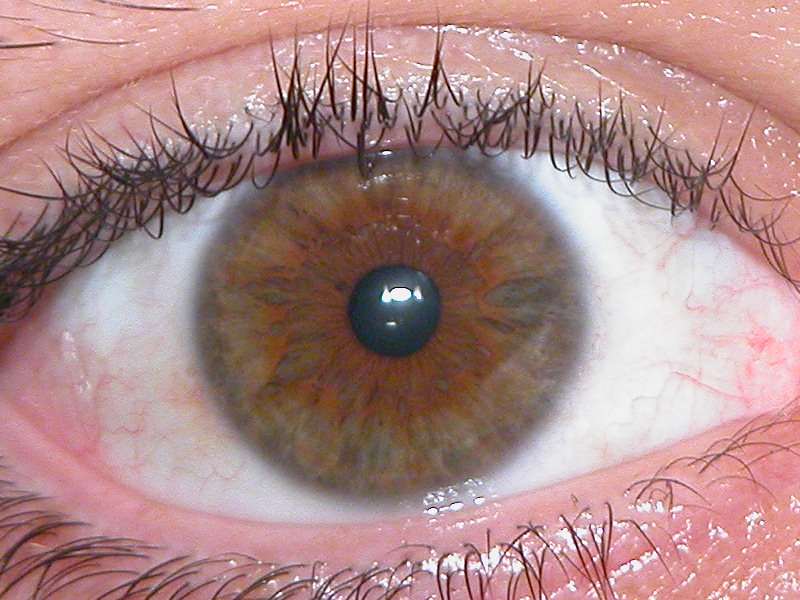
#> input picture colorImages/iris.jpg, 800 x 600 px, found by its file name
$ jupyter execute Ex2_Iris.ipynb   (shell and % lines are left out)   (Python 2 division)
#> lines starting #> are read from the running program, lines starting #| are printed output that depends on the picture; long printed decimals are rounded
[cell 1]
import cv2
import numpy as np

[cell 2]
def invertChannels(img):
    b,g,r = cv2.split(img) # split channels
    return cv2.merge([r,g,b]) # merge in rgb order to display with matplotlib

[cell 3]
import cv2
import numpy as np
from matplotlib import pyplot as plt

img = cv2.imread('..\colorImages\iris.jpg')
#> img is the input picture: shape (600, 800, 3); mean B, G, R 135.4, 136.6, 172.2
img1 = cv2.imread('..\colorImages\iris_1.jpg')
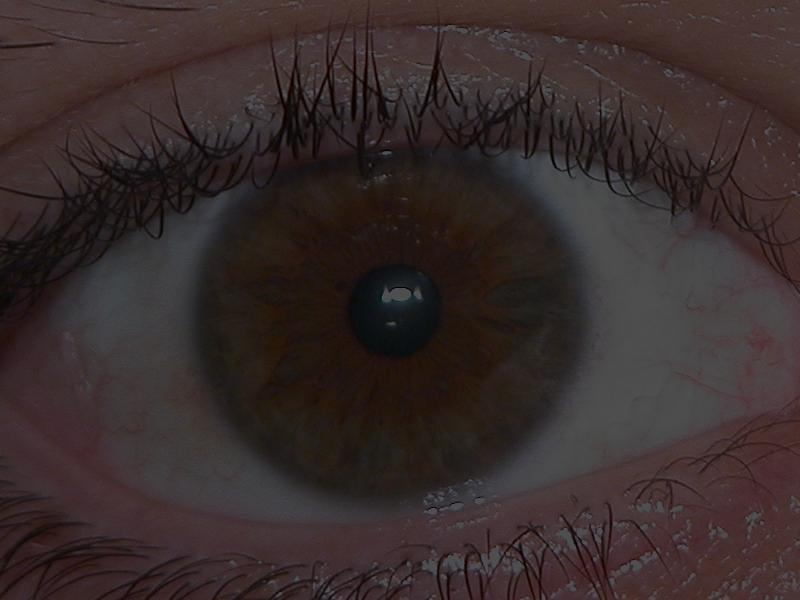
#> input picture colorImages/iris_1.jpg, 800 x 600 px, found by its file name
#> img1 is the input picture: shape (600, 800, 3); mean B, G, R 44, 44.4, 55.9
img2 = cv2.imread('..\colorImages\iris_2.jpg')
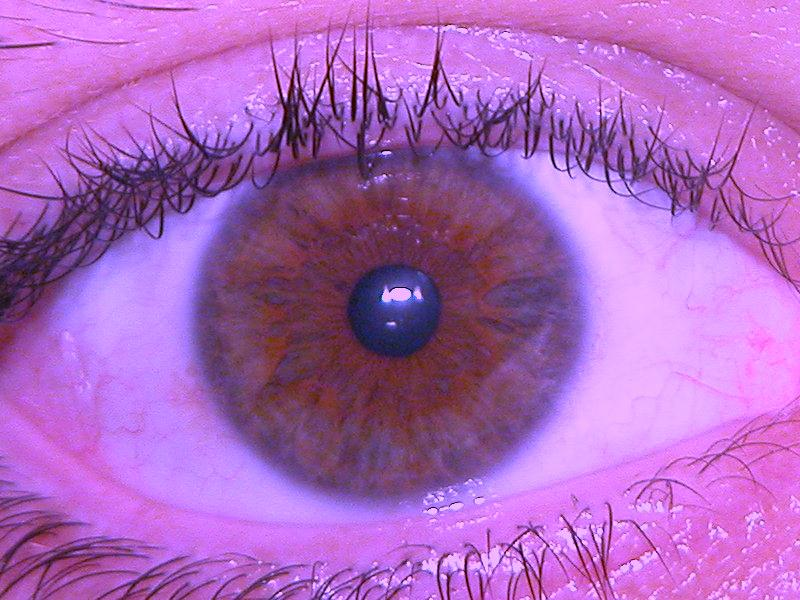
#> input picture colorImages/iris_2.jpg, 800 x 600 px, found by its file name
#> img2 is the input picture: shape (600, 800, 3); mean B, G, R 188.6, 102.6, 172.2
img3 = cv2.imread('..\colorImages\iris_3.jpg')
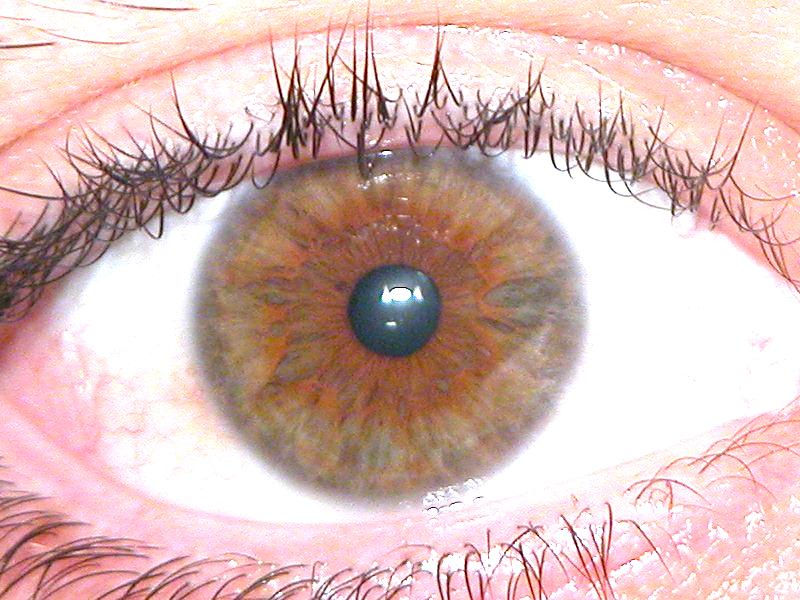
#> input picture colorImages/iris_3.jpg, 800 x 600 px, found by its file name
#> img3 is the input picture: shape (600, 800, 3); mean B, G, R 182.6, 186, 216.1
img4 = cv2.imread('..\colorImages\iris_4.jpg')
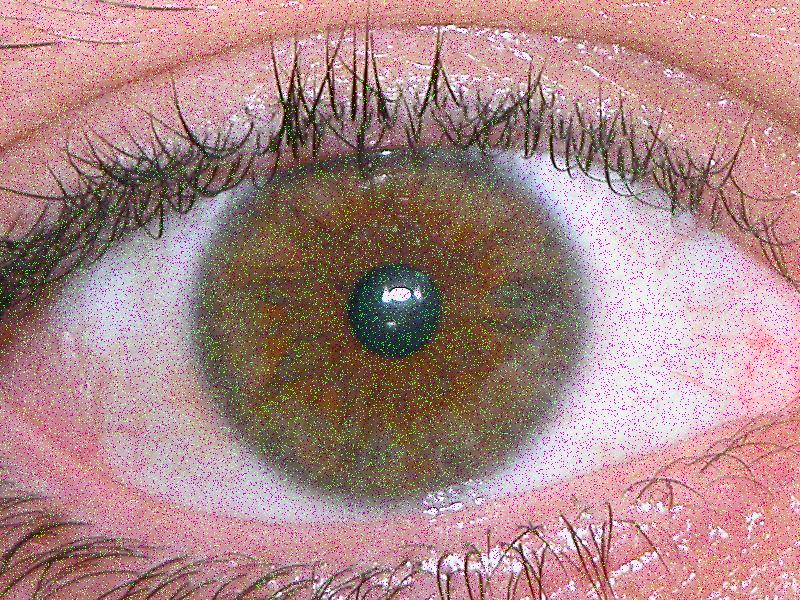
#> input picture colorImages/iris_4.jpg, 800 x 600 px, found by its file name
#> img4 is the input picture: shape (600, 800, 3); mean B, G, R 135.3, 135.2, 171.4

plt.figure(figsize=(10,5))

plt.subplot(121)
plt.imshow(invertChannels(img))

plt.subplot(122)
color = ('b','g','r')
for i,col in enumerate(color):
    histr = cv2.calcHist([img],[i],None,[256],[0,256])
    plt.plot(histr,color = col)
    plt.xlim([0,256])
#> figure, not shown here; panel 2: curve peaks at x = 153, y = 4289; panel 2: curve peaks at x = 149, y = 4602; panel 2: curve peaks at x = 204, y = 5432

[cell 4]
plt.figure(figsize=(10,20))
plt.subplot(421);plt.imshow(invertChannels(img1))
plt.subplot(422)
color = ('b','g','r')
for i,col in enumerate(color):
    histr = cv2.calcHist([img1],[i],None,[256],[0,256])
    plt.plot(histr,color = col)
    plt.xlim([0,256])

plt.subplot(423);plt.imshow(invertChannels(img2))
plt.subplot(424)
for i,col in enumerate(color):
    histr = cv2.calcHist([img2],[i],None,[256],[0,256])
    plt.plot(histr,color = col)
    plt.xlim([0,256])

plt.subplot(425);plt.imshow(invertChannels(img3))
plt.subplot(426)
for i,col in enumerate(color):
    histr = cv2.calcHist([img3],[i],None,[256],[0,256])
    plt.plot(histr,color = col)
    plt.xlim([0,256])

plt.subplot(427);plt.imshow(invertChannels(img4))
plt.subplot(428)
for i,col in enumerate(color):
    histr = cv2.calcHist([img4],[i],None,[256],[0,256])
    plt.plot(histr,color = col)
    plt.xlim([0,256])
#> figure, not shown here; panel 2: curve peaks at x = 50, y = 13791; panel 2: curve peaks at x = 48, y = 14456; panel 2: curve peaks at x = 67, y = 16284; panel 4: curve peaks at x = 255, y = 74528

# Iris_1 Image filtering

[cell 5]
img1[:,:,1].shape
#> Out = (600, 800)

[cell 6]
# increase brightness

plt.figure(figsize=(10,5))
img1_r1 = (img1 + 100).astype('uint8')
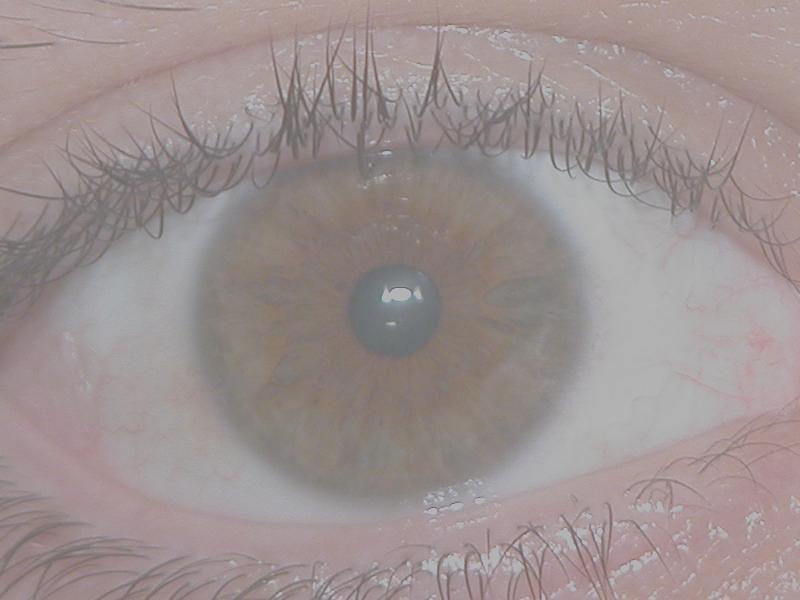
#> img1_r1: shape (600, 800, 3); mean B, G, R 144, 144.4, 155.9
plt.subplot(121)
plt.imshow(invertChannels(img1_r1))

plt.subplot(122)
color = ('b','g','r')
for i,col in enumerate(color):
    histr = cv2.calcHist([img1_r1],[i],None,[256],[0,256])
    plt.plot(histr,color = col)
    plt.xlim([0,256])
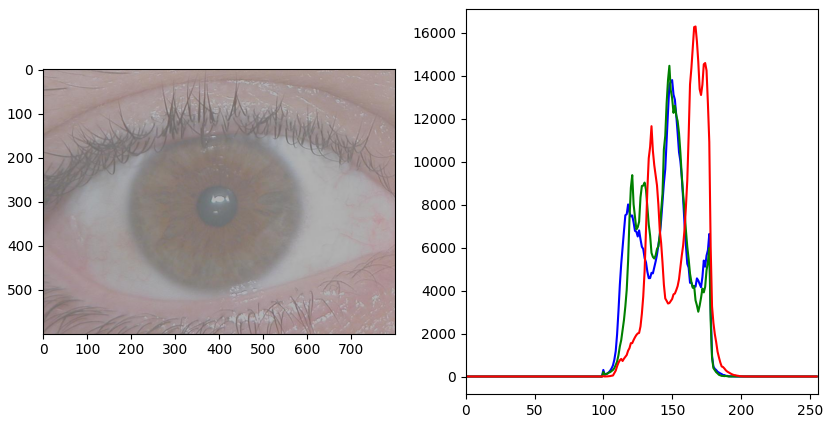
#> figure drawn by matplotlib, 2 panels; panel 2: curve peaks at x = 150, y = 13791; panel 2: curve peaks at x = 148, y = 14456; panel 2: curve peaks at x = 167, y = 16284

[cell 7]
# build look up table
high = np.max(img1_r1)
#> high = 207
low = np.min(img1_r1)
#> low = 100

x = np.linspace(0,255,256);

declive = 255./(high - low);
#> declive = 2.38
ordenada = - declive * low;
#> ordenada = -238.3
print high
#| 207
print low
#| 100
print ordenada
#| -238.318
print declive
#| 2.383
table = declive * x + ordenada;
#> table = 256 values from -238.3 to 369.4
table[0:low] = 0;
table[high:256] = 255;

[cell 8]
table = np.array([table.astype('uint8')])

[cell 9]
img1_r1[:,:,1]

[cell 10]
table

[cell 11]
img1_r2 = cv2.LUT(img1_r1,table)
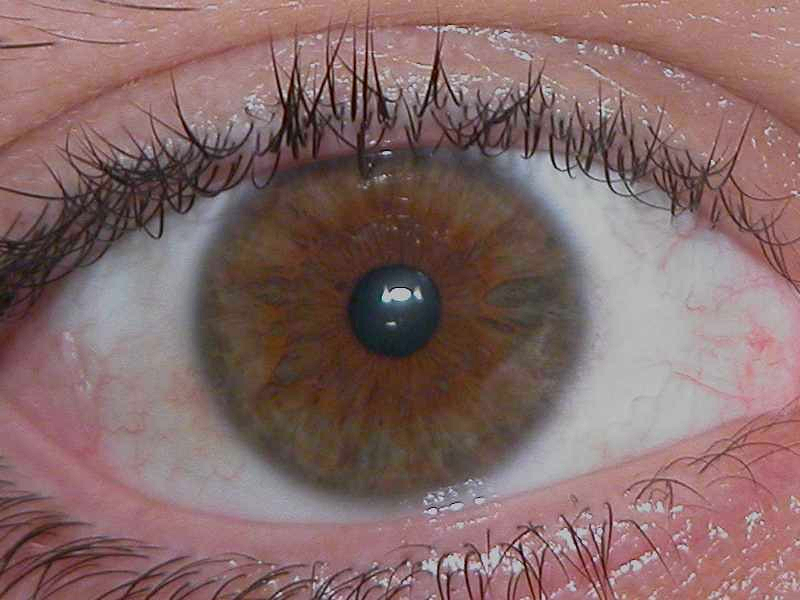
#> img1_r2: shape (600, 800, 3); mean B, G, R 104.4, 105.4, 132.8

[cell 12]
plt.imshow(invertChannels(img1_r2))
#> in invertChannels (call 7), `b,g,r = cv2.split(img)`:
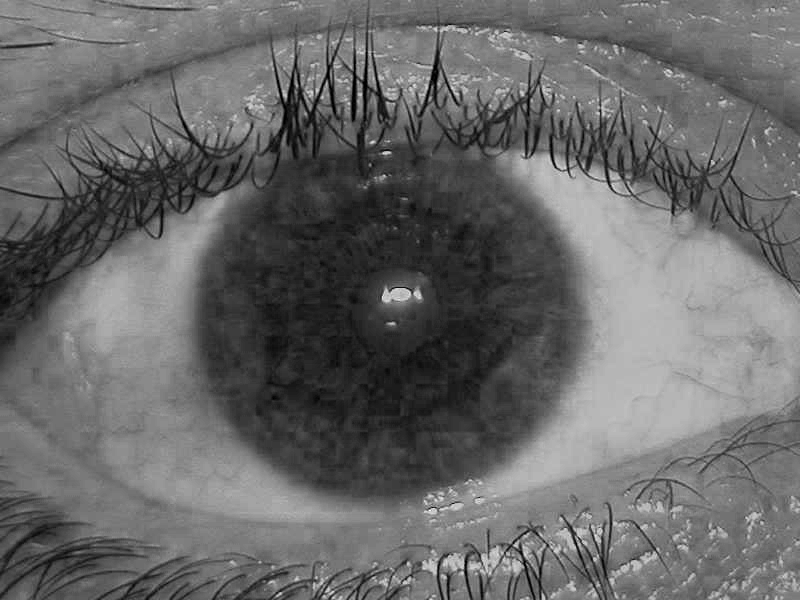
#> b: shape (600, 800); min 0, max 255, mean 104.4
#> in invertChannels (call 7), `b,g,r = cv2.split(img)`:
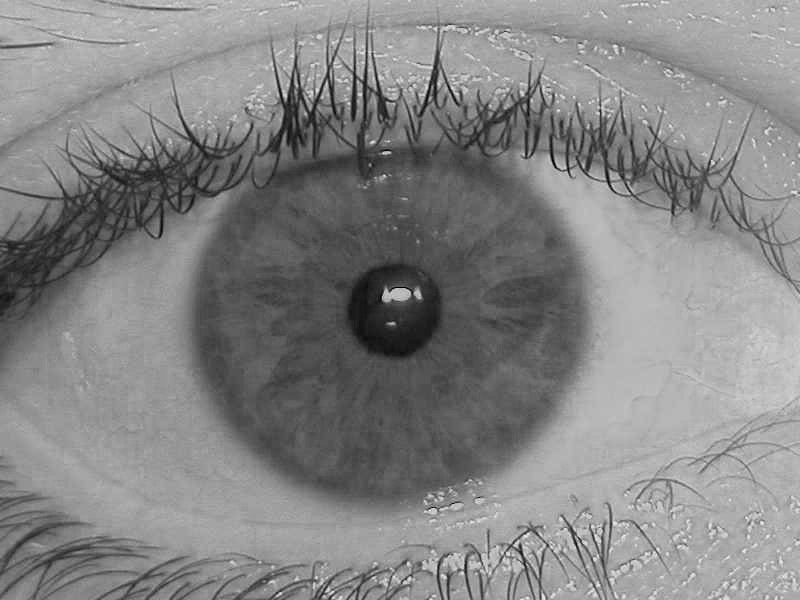
#> r: shape (600, 800); min 0, max 252, mean 132.8

[cell 13]
for i,col in enumerate(color):
    histr = cv2.calcHist([img1_r2],[i],None,[256],[0,256])
    plt.plot(histr,color = col)
    plt.xlim([0,256])
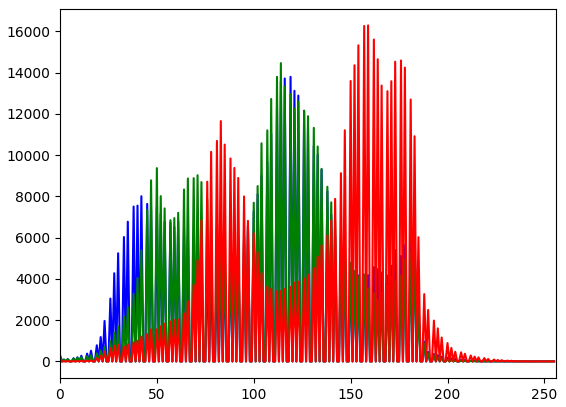
#> figure drawn by matplotlib, 1 panel; curve peaks at x = 119, y = 13791; curve peaks at x = 114, y = 14456; curve peaks at x = 159, y = 16284
